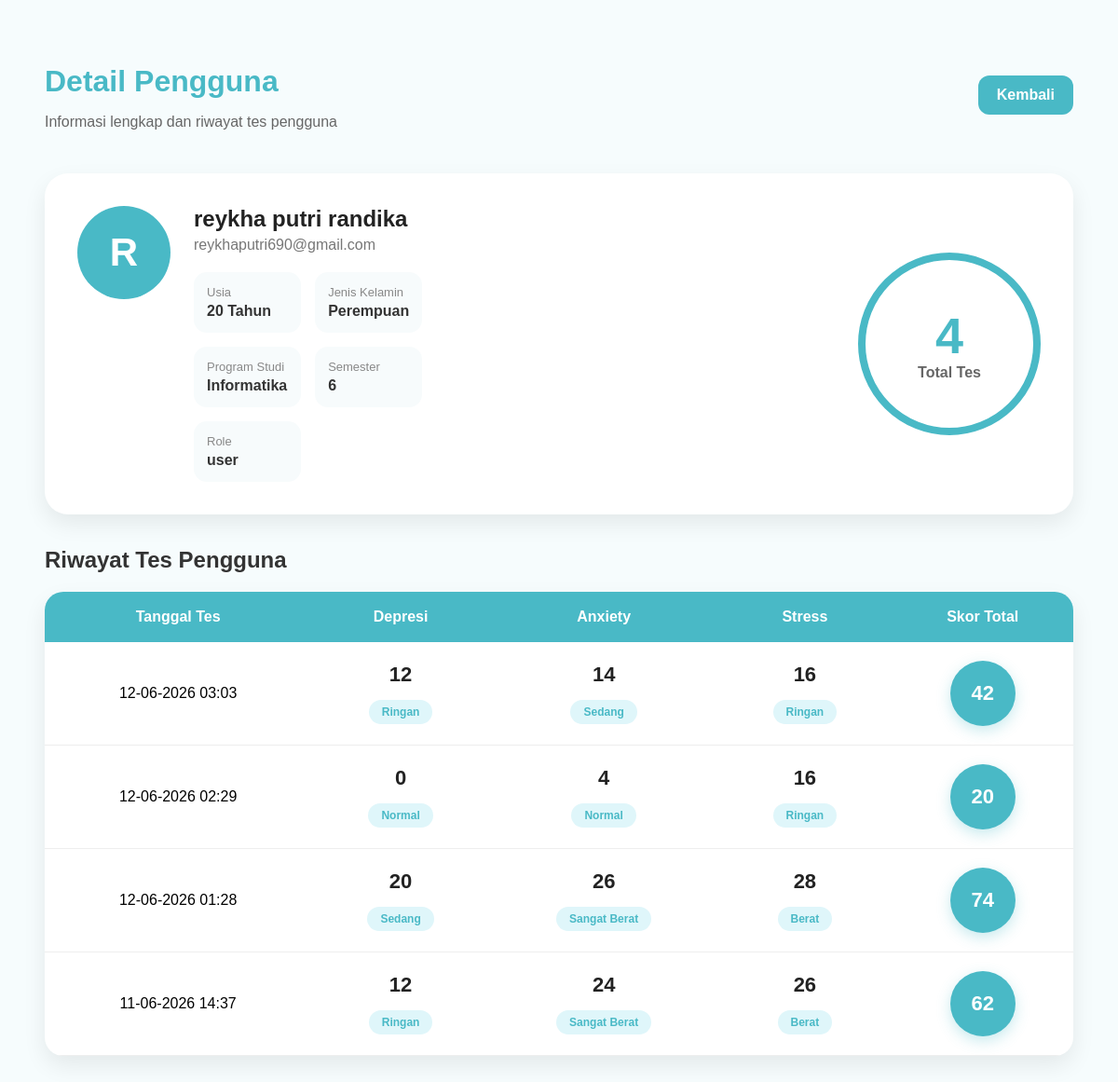
The app's page /admin/user/2 (signed in) with its own data.
### app.py (models this page shows)
class User(db.Model):
    id = db.Column(
        db.Integer,
        primary_key=True
    )
    nama = db.Column(
        db.String(100)
    )
    email = db.Column(
        db.String(100),
        unique=True
    )
    password = db.Column(
        db.String(100)
    )
    role = db.Column(
        db.String(20),
        default='user'
    )
    usia = db.Column(
        db.Integer
    )
    gender = db.Column(
        db.String(20)
    )
    prodi = db.Column(
        db.String(100)
    )
    semester = db.Column(
        db.String(20)
    )
    tanggal_daftar = db.Column(
        db.DateTime,
        default=datetime.now
    )

class RiwayatTes(db.Model):
    id = db.Column(
        db.Integer,
        primary_key=True
    )
    user_id = db.Column(
        db.Integer,
        db.ForeignKey('user.id')
    )
    tanggal = db.Column(
        db.DateTime
    )
    skor_depresi = db.Column(
        db.Integer
    )
    skor_anxiety = db.Column(
        db.Integer
    )
    skor_stress = db.Column(
        db.Integer
    )
    kategori_depresi = db.Column(
        db.String(50)
    )
    kategori_anxiety = db.Column(
        db.String(50)
    )
    kategori_stress = db.Column(
        db.String(50)
    )

### app.py (the view)
@app.route('/admin/user/<int:id>')
def detail_user_admin(id):
    if session.get('role') != 'admin':
        return redirect('/')
    user = User.query.get_or_404(id)
    riwayat = RiwayatTes.query.filter_by(
        user_id=user.id
    ).order_by(
        RiwayatTes.tanggal.desc()
    ).all()
    total_tes = len(riwayat)
    return render_template(
        'detail_user_admin.html',
        user=user,
        riwayat=riwayat,
        total_tes=total_tes
    )

### templates/detail_user_admin.html (shortened to what this page needs)
<!doctype html>
<html lang="id">
  <head>
  </head>
  <body>
    <div class="topbar animate-up">
      <div class="page-title">
        <h1>Detail Pengguna</h1>
        <p>Informasi lengkap dan riwayat tes pengguna</p>
      </div>
      <a href="/admin" class="back-btn"> Kembali </a>
    </div>
    <div class="user-profile-card animate-up">
      <div class="profile-left">
        <div class="avatar-circle" avatar-circle animate-zoom>{{ user.nama[0]|upper }}</div>
        <div class="user-info">
          <h2>{{ user.nama }}</h2>
          <p>{{ user.email }}</p>
          <div class="detail-grid">
            <div class="detail-item">
              <span>Usia</span>
              <strong>{{ user.usia }} Tahun</strong>
            </div>
            <div class="detail-item">
              <span>Jenis Kelamin</span>
              <strong>{{ user.gender }}</strong>
            </div>
            <div class="detail-item">
              <span>Program Studi</span>
              <strong>{{ user.prodi }}</strong>
            </div>
            <div class="detail-item">
              <span>Semester</span>
              <strong>{{ user.semester }}</strong>
            </div>
            <div class="detail-item">
              <span>Role</span>
              <strong>{{ user.role }}</strong>
            </div>
          </div>
        </div>
      </div>
      <div class="profile-right">
        <div class="total-circle animate-zoom">
          <h2>{{ total_tes }}</h2>
          <span>Total Tes</span>
        </div>
      </div>
    </div>
    <h2 class="section-title">Riwayat Tes Pengguna</h2>
    {% if riwayat %}
    <table class="riwayat-table">
      <thead>
        <tr>
          <th>Tanggal Tes</th>
          <th>Depresi</th>
          <th>Anxiety</th>
          <th>Stress</th>
          <th>Skor Total</th>
        </tr>
      </thead>
      <tbody>
        {% for tes in riwayat %}
        <tr>
          <td>{{ tes.tanggal.strftime('%d-%m-%Y %H:%M') }}</td>
          <td>
            <div class="score-cell">
              <div class="score-number">{{ tes.skor_depresi }}</div>
              <span class="kategori-badge"> {{ tes.kategori_depresi }} </span>
            </div>
          </td>
          <td>
            <div class="score-cell">
              <div class="score-number">{{ tes.skor_anxiety }}</div>
              <span class="kategori-badge"> {{ tes.kategori_anxiety }} </span>
            </div>
          </td>
          <td>
            <div class="score-cell">
              <div class="score-number">{{ tes.skor_stress }}</div>
              <span class="kategori-badge"> {{ tes.kategori_stress }} </span>
            </div>
          </td>
          <td>
            <div class="total-score-badge">{{ tes.skor_depresi + tes.skor_anxiety + tes.skor_stress }}</div>
          </td>
        </tr>
        {% endfor %}
      </tbody>
    </table>
    {% else %}
    <div class="empty">Pengguna belum pernah melakukan tes.</div>
    {% endif %}
  </body>
</html>

### templates/detail_user_admin.html (style rules this page uses)
* body { background: #f6fcfd; padding: 40px; font-family: "Poppins", sans-serif; }
.topbar { display: flex; justify-content: space-between; align-items: center; margin-bottom: 30px; }
.page-title h1 { color: #49b9c6; margin-bottom: 5px; }
.page-title p { color: #666; }
.back-btn { background: #49b9c6; color: white; text-decoration: none; padding: 12px 20px; border-radius: 12px; font-weight: 600; transition: 0.3s; }
.user-profile-card { background: white; border-radius: 25px; padding: 35px; display: flex; justify-content: space-between; align-items: center; box-shadow: 0 10px 25px rgba(0, 0, 0, 0.08); margin-bottom: 35px; }
.profile-left { display: flex; gap: 25px; }
.avatar-circle { width: 100px; height: 100px; border-radius: 50%; background: #49b9c6; color: white; font-size: 42px; font-weight: 700; display: flex; justify-content: center; align-items: center; }
.user-info h2 { margin: 0; color: #222; }
.user-info p { color: #777; margin-top: 5px; margin-bottom: 20px; }
.detail-grid { display: grid; grid-template-columns: repeat(2, 1fr); gap: 15px; }
.detail-item { background: #f7fbfc; padding: 14px; border-radius: 14px; }
.detail-item span { display: block; color: #888; font-size: 13px; margin-bottom: 4px; }
.detail-item strong { color: #333; }
.total-circle { width: 180px; height: 180px; border-radius: 50%; border: 8px solid #49b9c6; display: flex; flex-direction: column; justify-content: center; align-items: center; transition: 0.3s; }
.total-circle h2 { margin: 0; font-size: 54px; color: #49b9c6; }
.total-circle span { color: #666; font-weight: 600; }
.section-title { margin-bottom: 20px; color: #333; }
table { width: 100%; border-collapse: collapse; background: white; border-radius: 20px; overflow: hidden; box-shadow: 0 10px 25px rgba(0, 0, 0, 0.08); }
th { background: #49b9c6; color: white; padding: 18px; text-align: center; }
td { padding: 18px; text-align: center; border-bottom: 1px solid #eee; }
.kategori-badge { display: inline-block; margin-top: 6px; padding: 6px 12px; border-radius: 20px; background: #dff6fa; color: #49b9c6; font-size: 12px; font-weight: 600; }
.animate-up { animation: fadeUp 0.8s ease forwards; }
.animate-zoom { animation: zoomIn 0.8s ease forwards; }
.riwayat-table { width: 100%; border-collapse: collapse; background: white; border-radius: 20px; overflow: hidden; box-shadow: 0 10px 25px rgba(0, 0, 0, 0.08); }
.riwayat-table th { background: #49b9c6; color: white; padding: 18px; text-align: center; }
.riwayat-table td { padding: 20px; text-align: center; border-bottom: 1px solid #eee; }
.score-cell { display: flex; flex-direction: column; align-items: center; gap: 8px; }
.score-number { font-size: 22px; font-weight: 700; color: #222; }
.kategori-badge { background: #dff6fa; color: #49b9c6; padding: 6px 14px; border-radius: 20px; font-size: 12px; font-weight: 600; }
.total-score-badge { display: inline-flex; justify-content: center; align-items: center; min-width: 70px; height: 70px; border-radius: 50%; background: #49b9c6; color: white; font-size: 22px; font-weight: 700; box-shadow: 0 5px 15px rgba(73, 185, 198, 0.3); transition: 0.3s; }

### records on screen
User: nama "R", nama "reykha putri randika", email "reykhaputri690@gmail.com", usia "20", gender "Perempuan", prodi "Informatika", semester "6", role "user"
RiwayatTes: tanggal "12-06-2026 03:03", skor_depresi "12", kategori_depresi "Ringan", skor_anxiety "14", kategori_anxiety "Sedang", skor_stress "16", kategori_stress "Ringan", tes.skor_depresi+tes.skor_anxiety+tes.skor_stress "42"
RiwayatTes: tanggal "12-06-2026 02:29", skor_depresi "0", kategori_depresi "Normal", skor_anxiety "4", kategori_anxiety "Normal", skor_stress "16", kategori_stress "Ringan", tes.skor_depresi+tes.skor_anxiety+tes.skor_stress "20"
RiwayatTes: tanggal "12-06-2026 01:28", skor_depresi "20", kategori_depresi "Sedang", skor_anxiety "26", kategori_anxiety "Sangat Berat", skor_stress "28", kategori_stress "Berat", tes.skor_depresi+tes.skor_anxiety+tes.skor_stress "74"
RiwayatTes: tanggal "11-06-2026 14:37", skor_depresi "12", kategori_depresi "Ringan", skor_anxiety "24", kategori_anxiety "Sangat Berat", skor_stress "26", kategori_stress "Berat", tes.skor_depresi+tes.skor_anxiety+tes.skor_stress "62"

### other values on screen
{{ total_tes }} "4"
